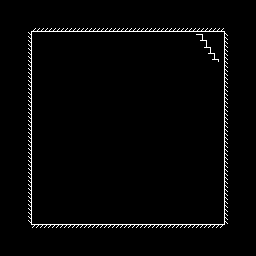

Rendered tile map (Tiled .tmx) drawn with the repository's tilesets; below, a short description and the map source with its tile grids summarised:
An orthogonal 8x8 tile map with 32x32 px tiles, 1 tile layer (base).

<map version="1.0" orientation="orthogonal" renderorder="right-down" width="8" height="8" tilewidth="32" tileheight="32" nextobjectid="1">
 <properties>
  <property name="equipList" value="flashlight,sensor" />
  <property name="equipQuantity" value="2" />
 </properties>
 <tileset firstgid="1" name="tilemap" tilewidth="32" tileheight="32">
  <image source="tilemap.png" width="128" height="256" />
  <tile id="0">
   <properties>
    <property name="type" value="wall" />
   </properties>
  </tile>
  <tile id="1">
   <properties>
    <property name="type" value="wall" />
   </properties>
  </tile>
  <tile id="4">
   <properties>
    <property name="type" value="wall" />
   </properties>
  </tile>
  <tile id="5">
   <properties>
    <property name="type" value="wall" />
   </properties>
  </tile>
  <tile id="8">
   <properties>
    <property name="type" value="wall" />
   </properties>
  </tile>
  <tile id="9">
   <properties>
    <property name="type" value="wall" />
   </properties>
  </tile>
  <tile id="10">
   <properties>
    <property name="type" value="exit" />
   </properties>
  </tile>
  <tile id="11">
   <properties>
    <property name="type" value="explosion" />
   </properties>
  </tile>
  <tile id="12">
   <properties>
    <property name="type" value="wall" />
   </properties>
  </tile>
  <tile id="13">
   <properties>
    <property name="type" value="wall" />
   </properties>
  </tile>
  <tile id="14">
   <properties>
    <property name="type" value="wall" />
   </properties>
  </tile>
  <tile id="15">
   <properties>
    <property name="type" value="floor" />
   </properties>
  </tile>
  <tile id="16">
   <properties>
    <property name="type" value="wall" />
   </properties>
  </tile>
  <tile id="17">
   <properties>
    <property name="type" value="wall" />
   </properties>
  </tile>
  <tile id="18">
   <properties>
    <property name="type" value="wall" />
   </properties>
  </tile>
  <tile id="19">
   <properties>
    <property name="type" value="wall" />
   </properties>
  </tile>
 </tileset>
 <layer name="base" width="8" height="8">
  <data>[64 cells, 64 non-empty, 10 distinct tile ids]</data>
 </layer>
</map>